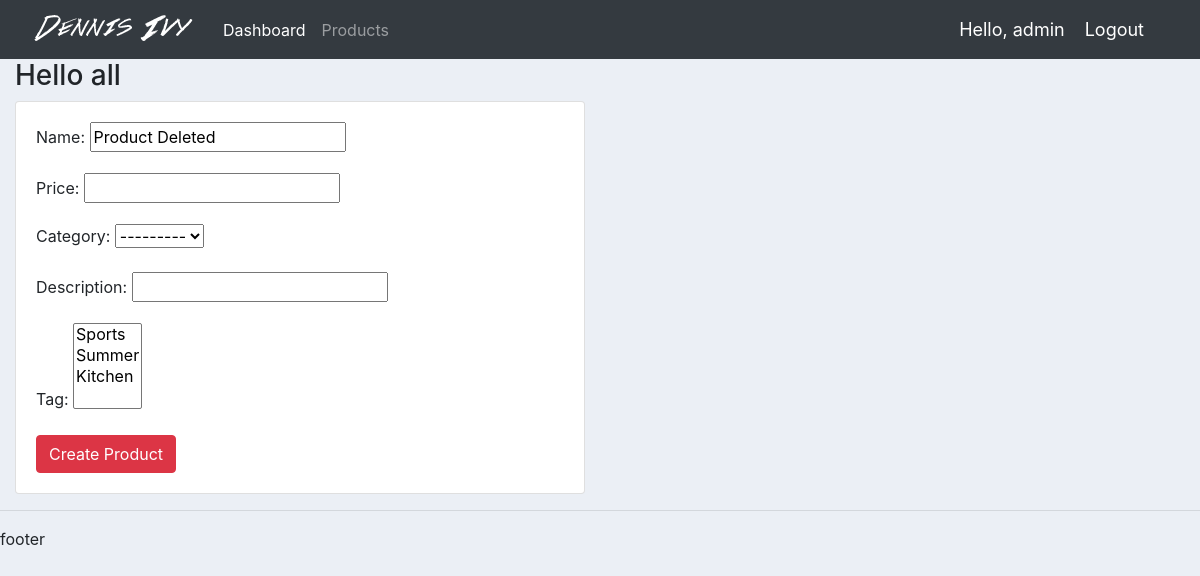
The page /create_product/ (signed in) on the database as committed earlier.
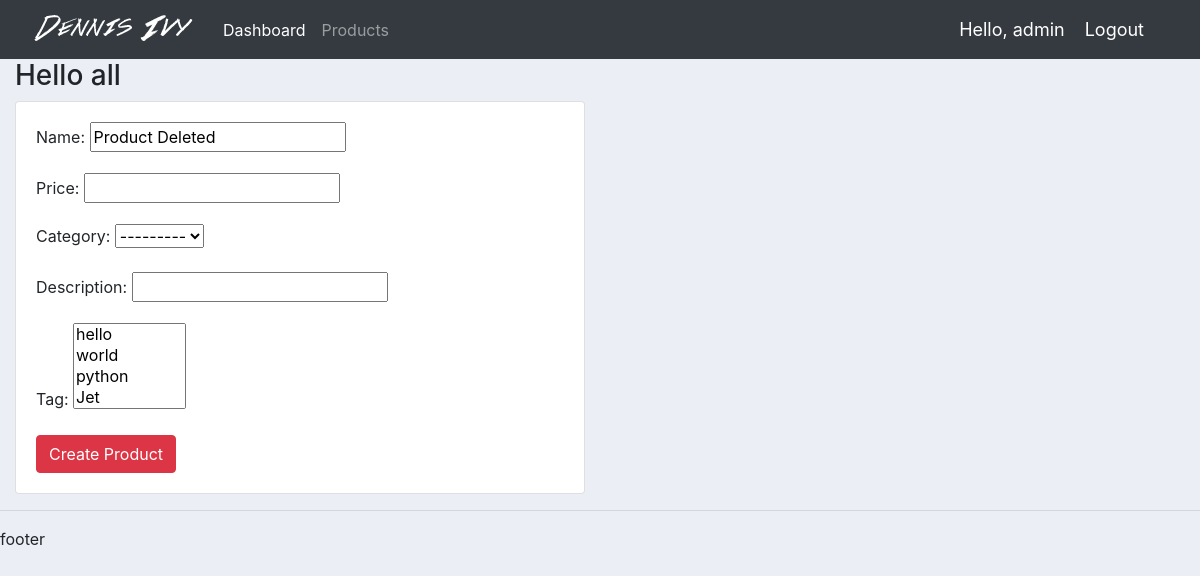
The same page on the database as committed later.
### accounts/decorators.py (the view)
		def wrapper_func(request, *args, **kwargs):
			group = None
			if request.user.groups.exists():
				group = request.user.groups.all()[0].name
			if group in allowed_roles:
				return view_func(request, *args, **kwargs)
			else:
				return HttpResponse('You are not authorised to view this page')

### accounts/forms.py
class CreateProductForm(ModelForm):
	class Meta:
		model = Product
		fields = '__all__'

class CreateTagForm(ModelForm):
	class Meta:
		model = Tag
		fields = '__all__'

### accounts/models.py (called while the page is built)
	def __str__(self):
		return self.name

### accounts/views.py (called while the page is built)
@login_required(login_url='login')
@allowed_users(allowed_roles=['admin'])
def createProduct(request):
	form = CreateProductForm()
	tag = CreateTagForm()
	if request.method == 'POST':
		form = CreateProductForm(request.POST)
		tag = CreateTagForm(request.POST)
		if tag.is_valid() and form.is_valid():
			tag.save()
			form.save()
	context = {'form':form, 'tag':tag}
	return render(request, 'products/add_products.html', context=context)

### accounts/templates/products/add_products.html (shortened to what this page needs)
{% extends 'main/base.html' %}
{% load static %}
{% block content %}
<h3>Hello all</h3>
<div class="row">
    <div class="col-md-6">
    	<div class="card card-body">
			<form method="POST" action="">
				{{form.as_p}}
				<input type="submit" value="Create Product" class="btn btn-danger">
			</form>
		</div>
	</div>
</div>
{% endblock %}

Rows that differ between the two databases and show on the page:
changed Tag "Product Deleted": name "Sports" → "hello" (drawn)
Other text that changed with them:
form field tag: "Sports / Summer / Kitchen" → "hello / world / python / Jet"
